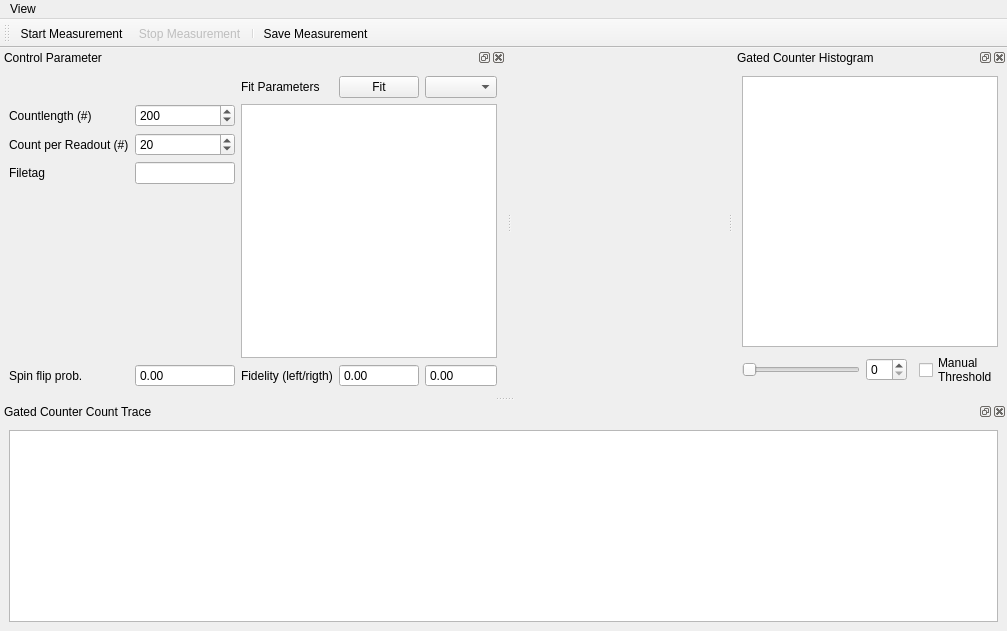
<?xml version="1.0" encoding="UTF-8"?>
<ui version="4.0">
 <class>MainWindow</class>
 <widget class="QMainWindow" name="MainWindow">
  <property name="geometry">
   <rect>
    <x>0</x>
    <y>0</y>
    <width>1007</width>
    <height>631</height>
   </rect>
  </property>
  <property name="windowTitle">
   <string>qudi: Gated Counter</string>
  </property>
  <property name="layoutDirection">
   <enum>Qt::LeftToRight</enum>
  </property>
  <widget class="QWidget" name="centralwidget">
   <layout class="QGridLayout" name="gridLayout_2"/>
  </widget>
  <widget class="QMenuBar" name="menubar">
   <property name="geometry">
    <rect>
     <x>0</x>
     <y>0</y>
     <width>1007</width>
     <height>18</height>
    </rect>
   </property>
   <widget class="QMenu" name="menuView">
    <property name="title">
     <string>View</string>
    </property>
    <addaction name="actionRestore_Default"/>
    <addaction name="actionClose"/>
   </widget>
   <addaction name="menuView"/>
  </widget>
  <widget class="QToolBar" name="toolBar">
   <property name="enabled">
    <bool>true</bool>
   </property>
   <property name="windowTitle">
    <string>toolBar</string>
   </property>
   <attribute name="toolBarArea">
    <enum>TopToolBarArea</enum>
   </attribute>
   <attribute name="toolBarBreak">
    <bool>false</bool>
   </attribute>
   <addaction name="start_counter_Action"/>
   <addaction name="stop_counter_Action"/>
   <addaction name="separator"/>
   <addaction name="save_measurement_Action"/>
  </widget>
  <widget class="QDockWidget" name="count_trace_DockWidget">
   <property name="sizePolicy">
    <sizepolicy hsizetype="Preferred" vsizetype="Expanding">
     <horstretch>0</horstretch>
     <verstretch>0</verstretch>
    </sizepolicy>
   </property>
   <property name="minimumSize">
    <size>
     <width>117</width>
     <height>140</height>
    </size>
   </property>
   <property name="windowTitle">
    <string>Gated Counter Count Trace</string>
   </property>
   <attribute name="dockWidgetArea">
    <number>8</number>
   </attribute>
   <widget class="QWidget" name="dockWidgetContents_2">
    <layout class="QGridLayout" name="gridLayout_5">
     <item row="0" column="0">
      <layout class="QGridLayout" name="gridLayout_3">
       <item row="1" column="0">
        <widget class="PlotWidget" name="gated_count_trace_PlotWidget">
         <property name="sizePolicy">
          <sizepolicy hsizetype="Expanding" vsizetype="Preferred">
           <horstretch>0</horstretch>
           <verstretch>0</verstretch>
          </sizepolicy>
         </property>
        </widget>
       </item>
      </layout>
     </item>
    </layout>
   </widget>
  </widget>
  <widget class="QDockWidget" name="histogram_DockWidget">
   <property name="sizePolicy">
    <sizepolicy hsizetype="Preferred" vsizetype="Expanding">
     <horstretch>0</horstretch>
     <verstretch>0</verstretch>
    </sizepolicy>
   </property>
   <property name="layoutDirection">
    <enum>Qt::LeftToRight</enum>
   </property>
   <property name="floating">
    <bool>false</bool>
   </property>
   <property name="features">
    <set>QDockWidget::AllDockWidgetFeatures</set>
   </property>
   <property name="allowedAreas">
    <set>Qt::RightDockWidgetArea</set>
   </property>
   <property name="windowTitle">
    <string>Gated Counter Histogram</string>
   </property>
   <attribute name="dockWidgetArea">
    <number>2</number>
   </attribute>
   <widget class="QWidget" name="dockWidgetContents_3">
    <layout class="QGridLayout" name="gridLayout_6">
     <item row="0" column="0">
      <layout class="QGridLayout" name="gridLayout_4">
       <item row="1" column="1">
        <widget class="QSpinBox" name="hist_bins_SpinBox"/>
       </item>
       <item row="1" column="0">
        <widget class="QSlider" name="hist_bins_Slider">
         <property name="toolTip">
          <string>&lt;html&gt;&lt;head/&gt;&lt;body&gt;&lt;p&gt;Set the amout of bins which are&lt;br/&gt;summed together to obtain a &lt;br/&gt;point  (as the summed value) in the &lt;br/&gt;histogram.&lt;/p&gt;&lt;/body&gt;&lt;/html&gt;</string>
         </property>
         <property name="orientation">
          <enum>Qt::Horizontal</enum>
         </property>
        </widget>
       </item>
       <item row="1" column="3">
        <widget class="QCheckBox" name="checkBox">
         <property name="text">
          <string>Manual
Threshold</string>
         </property>
        </widget>
       </item>
       <item row="0" column="0" colspan="4">
        <widget class="PlotWidget" name="histogram_PlotWidget">
         <property name="sizePolicy">
          <sizepolicy hsizetype="Expanding" vsizetype="Preferred">
           <horstretch>0</horstretch>
           <verstretch>0</verstretch>
          </sizepolicy>
         </property>
        </widget>
       </item>
      </layout>
     </item>
    </layout>
   </widget>
  </widget>
  <widget class="QDockWidget" name="control_param_DockWidget">
   <property name="sizePolicy">
    <sizepolicy hsizetype="Preferred" vsizetype="Minimum">
     <horstretch>0</horstretch>
     <verstretch>0</verstretch>
    </sizepolicy>
   </property>
   <property name="allowedAreas">
    <set>Qt::AllDockWidgetAreas</set>
   </property>
   <property name="windowTitle">
    <string>Control Parameter</string>
   </property>
   <attribute name="dockWidgetArea">
    <number>1</number>
   </attribute>
   <widget class="QWidget" name="dockWidgetContents_4">
    <layout class="QGridLayout" name="gridLayout_7">
     <item row="0" column="0">
      <layout class="QGridLayout" name="gridLayout">
       <property name="sizeConstraint">
        <enum>QLayout::SetMinimumSize</enum>
       </property>
       <property name="spacing">
        <number>6</number>
       </property>
       <item row="2" column="1">
        <widget class="QSpinBox" name="count_per_readout_SpinBox">
         <property name="toolTip">
          <string>&lt;html&gt;&lt;head/&gt;&lt;body&gt;&lt;p&gt;Specify how many counts are read out&lt;br/&gt;at once per readout request to the &lt;br/&gt;hardware.&lt;br/&gt;This number won't affect the structure&lt;br/&gt;of the obtained data. With a higher &lt;br/&gt;number you will solely reduce the&lt;br/&gt;workload for the PC, since you descrease&lt;br/&gt;the readout processes per time.&lt;/p&gt;&lt;/body&gt;&lt;/html&gt;</string>
         </property>
         <property name="maximum">
          <number>1000000</number>
         </property>
         <property name="value">
          <number>20</number>
         </property>
        </widget>
       </item>
       <item row="0" column="4">
        <widget class="QComboBox" name="fit_methods_ComboBox"/>
       </item>
       <item row="0" column="2">
        <widget class="QLabel" name="label_4">
         <property name="text">
          <string>Fit Parameters</string>
         </property>
        </widget>
       </item>
       <item row="0" column="3">
        <widget class="QPushButton" name="fit_PushButton">
         <property name="enabled">
          <bool>true</bool>
         </property>
         <property name="text">
          <string>Fit</string>
         </property>
        </widget>
       </item>
       <item row="5" column="0">
        <widget class="QLabel" name="label_5">
         <property name="text">
          <string>Spin flip prob.</string>
         </property>
        </widget>
       </item>
       <item row="2" column="0">
        <widget class="QLabel" name="label_3">
         <property name="text">
          <string>Count per Readout (#)</string>
         </property>
        </widget>
       </item>
       <item row="3" column="0">
        <widget class="QLabel" name="label_2">
         <property name="text">
          <string>Filetag</string>
         </property>
        </widget>
       </item>
       <item row="1" column="0">
        <widget class="QLabel" name="label">
         <property name="sizePolicy">
          <sizepolicy hsizetype="Maximum" vsizetype="Preferred">
           <horstretch>0</horstretch>
           <verstretch>0</verstretch>
          </sizepolicy>
         </property>
         <property name="text">
          <string>Countlength (#)</string>
         </property>
        </widget>
       </item>
       <item row="3" column="1">
        <widget class="QLineEdit" name="filetag_LineEdit">
         <property name="maximumSize">
          <size>
           <width>100</width>
           <height>16777215</height>
          </size>
         </property>
         <property name="toolTip">
          <string>&lt;html&gt;&lt;head/&gt;&lt;body&gt;&lt;p&gt;Enter the descriptive name for this&lt;br/&gt;measurement. The file will be saved with &lt;br/&gt;a date and timestamp prefix and the&lt;br/&gt;descriptive name will be append to that&lt;br/&gt;string.&lt;/p&gt;&lt;/body&gt;&lt;/html&gt;</string>
         </property>
        </widget>
       </item>
       <item row="1" column="1">
        <widget class="QSpinBox" name="count_length_SpinBox">
         <property name="sizePolicy">
          <sizepolicy hsizetype="Fixed" vsizetype="Fixed">
           <horstretch>0</horstretch>
           <verstretch>0</verstretch>
          </sizepolicy>
         </property>
         <property name="minimumSize">
          <size>
           <width>100</width>
           <height>0</height>
          </size>
         </property>
         <property name="toolTip">
          <string>&lt;html&gt;&lt;head/&gt;&lt;body&gt;&lt;p&gt;Maximal reserved bufferlength&lt;br/&gt;on the gated counting hardware.&lt;/p&gt;&lt;/body&gt;&lt;/html&gt;</string>
         </property>
         <property name="maximum">
          <number>1000000</number>
         </property>
         <property name="value">
          <number>200</number>
         </property>
        </widget>
       </item>
       <item row="5" column="2">
        <widget class="QLabel" name="label_6">
         <property name="maximumSize">
          <size>
           <width>100</width>
           <height>16777215</height>
          </size>
         </property>
         <property name="text">
          <string>Fidelity (left/rigth)</string>
         </property>
        </widget>
       </item>
       <item row="5" column="3">
        <widget class="QDoubleSpinBox" name="fidelity_left_DSpinBox">
         <property name="maximumSize">
          <size>
           <width>100</width>
           <height>16777215</height>
          </size>
         </property>
         <property name="readOnly">
          <bool>true</bool>
         </property>
         <property name="buttonSymbols">
          <enum>QAbstractSpinBox::NoButtons</enum>
         </property>
        </widget>
       </item>
       <item row="5" column="4">
        <widget class="QDoubleSpinBox" name="fidelity_right_DSpinBox">
         <property name="maximumSize">
          <size>
           <width>100</width>
           <height>16777215</height>
          </size>
         </property>
         <property name="readOnly">
          <bool>true</bool>
         </property>
         <property name="buttonSymbols">
          <enum>QAbstractSpinBox::NoButtons</enum>
         </property>
        </widget>
       </item>
       <item row="1" column="2" rowspan="4" colspan="3">
        <widget class="QTextEdit" name="fit_param_TextEdit">
         <property name="sizePolicy">
          <sizepolicy hsizetype="MinimumExpanding" vsizetype="Expanding">
           <horstretch>0</horstretch>
           <verstretch>0</verstretch>
          </sizepolicy>
         </property>
         <property name="minimumSize">
          <size>
           <width>0</width>
           <height>90</height>
          </size>
         </property>
        </widget>
       </item>
       <item row="5" column="1">
        <widget class="QDoubleSpinBox" name="spin_flip_prob_DSpinBox">
         <property name="enabled">
          <bool>true</bool>
         </property>
         <property name="maximumSize">
          <size>
           <width>100</width>
           <height>16777215</height>
          </size>
         </property>
         <property name="autoFillBackground">
          <bool>false</bool>
         </property>
         <property name="readOnly">
          <bool>true</bool>
         </property>
         <property name="buttonSymbols">
          <enum>QAbstractSpinBox::NoButtons</enum>
         </property>
        </widget>
       </item>
      </layout>
     </item>
    </layout>
   </widget>
  </widget>
  <action name="start_counter_Action">
   <property name="icon">
    <iconset>
     <normaloff>../../artwork/icons/qudiTheme/22x22/start-counter.png</normaloff>../../artwork/icons/qudiTheme/22x22/start-counter.png</iconset>
   </property>
   <property name="text">
    <string>Start Measurement</string>
   </property>
   <property name="toolTip">
    <string>Start Gated Counter Measurement</string>
   </property>
  </action>
  <action name="stop_counter_Action">
   <property name="enabled">
    <bool>false</bool>
   </property>
   <property name="icon">
    <iconset>
     <normaloff>../../artwork/icons/qudiTheme/22x22/stop-counter.png</normaloff>../../artwork/icons/qudiTheme/22x22/stop-counter.png</iconset>
   </property>
   <property name="text">
    <string>Stop Measurement</string>
   </property>
   <property name="toolTip">
    <string>Stop the Gated Counter Measurement</string>
   </property>
  </action>
  <action name="action_continue_measurement">
   <property name="icon">
    <iconset>
     <normaloff>../../artwork/icons/qudiTheme/36x36/play_resume_36x36.png</normaloff>../../artwork/icons/qudiTheme/36x36/play_resume_36x36.png</iconset>
   </property>
   <property name="text">
    <string>Continue Measurement</string>
   </property>
   <property name="toolTip">
    <string>Continue Gated Counter Measurement</string>
   </property>
  </action>
  <action name="save_measurement_Action">
   <property name="icon">
    <iconset>
     <normaloff>../../artwork/icons/oxygen/22x22/document-save.png</normaloff>../../artwork/icons/oxygen/22x22/document-save.png</iconset>
   </property>
   <property name="text">
    <string>Save Measurement</string>
   </property>
   <property name="toolTip">
    <string>Save the Measurement to File</string>
   </property>
  </action>
  <action name="actionRestore_Default">
   <property name="text">
    <string>Restore Default</string>
   </property>
  </action>
  <action name="actionClose">
   <property name="icon">
    <iconset>
     <normaloff>../../artwork/icons/oxygen/22x22/application-exit.png</normaloff>../../artwork/icons/oxygen/22x22/application-exit.png</iconset>
   </property>
   <property name="text">
    <string>Close</string>
   </property>
  </action>
 </widget>
 <customwidgets>
  <customwidget>
   <class>PlotWidget</class>
   <extends>QGraphicsView</extends>
   <header>pyqtgraph</header>
  </customwidget>
 </customwidgets>
 <resources/>
 <connections>
  <connection>
   <sender>actionClose</sender>
   <signal>triggered()</signal>
   <receiver>MainWindow</receiver>
   <slot>close()</slot>
   <hints>
    <hint type="sourcelabel">
     <x>-1</x>
     <y>-1</y>
    </hint>
    <hint type="destinationlabel">
     <x>326</x>
     <y>205</y>
    </hint>
   </hints>
  </connection>
 </connections>
</ui>
